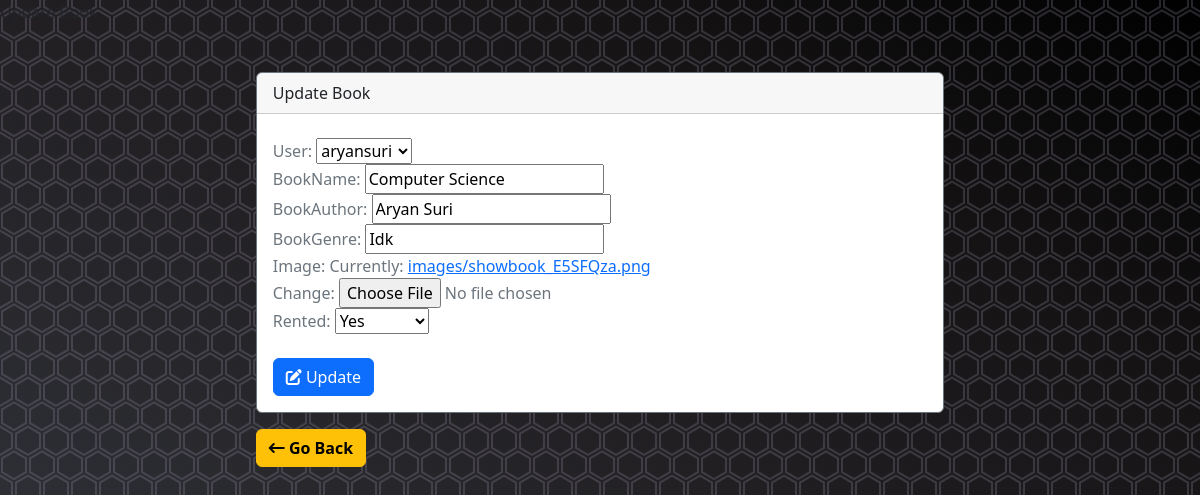
The app's page /LibraryManagement/update/14 (signed in) with its own data.
### LibraryManagement/models.py (models this page shows)
class Book(models.Model):
    user = models.ForeignKey(User, on_delete=models.CASCADE, null=True, blank=True)
    bookName = models.CharField(max_length=20)
    bookAuthor = models.CharField(max_length=20)
    bookGenre = models.CharField(max_length=20)
    image = models.ImageField(null=True, upload_to='images/')
    rented = models.BooleanField(default=False, null=True, blank=True)

### LibraryManagement/views.py (the view)
# urls.py: path('update/<int:book_id>', views.update_book, name='updateBooks'),
@login_required(login_url='login')
def update_book(request, book_id):
    book = Book.objects.get(id=book_id)
    form = AddBook(request.POST or None, instance=book)
    if request.method == 'POST':
        if form.is_valid():
            form.save()
            return redirect('showBooks')
    context = {'form': form}
    return render(request, 'LibraryManagement/updateBook.html', context)

### LibraryManagement/forms.py
class AddBook(forms.ModelForm):
    class Meta:
        fields = '__all__'  # refrence a database
        model = Book

### templates/LibraryManagement/updateBook.html (shortened to what this page needs)
{% extends 'LibraryManagement/Base.html' %}
{% block title %}
    <title>Update Book</title>
{% endblock %}
{% block body %}
    <div class = "row justify-content-center">
        <div class = "col-lg-9">
            <div class="card border-secondary mb-3">
                <div class="card-header">Update Book</div>
                <div class="card-body text-secondary">
                    <form action="" method="post">
                        {{ form.as_div }}
                        <br>
                        <button onclick="popup()" class = "btn btn-primary" type="submit"><i class="fa-solid fa-pen-to-square"></i> Update</button>
                    </form>
                </div>
            </div>
            <a href="{% url 'showBooks' %}" class="btn btn-warning"> <i class="fa-solid fa-arrow-left-long"></i> <strong> Go Back </strong></a>
        </div>
    </div>
{% endblock %}

### records on screen
Book: user "aryansuri", bookName "Computer Science", bookAuthor "Aryan Suri", bookGenre "Idk", rented "Yes"
